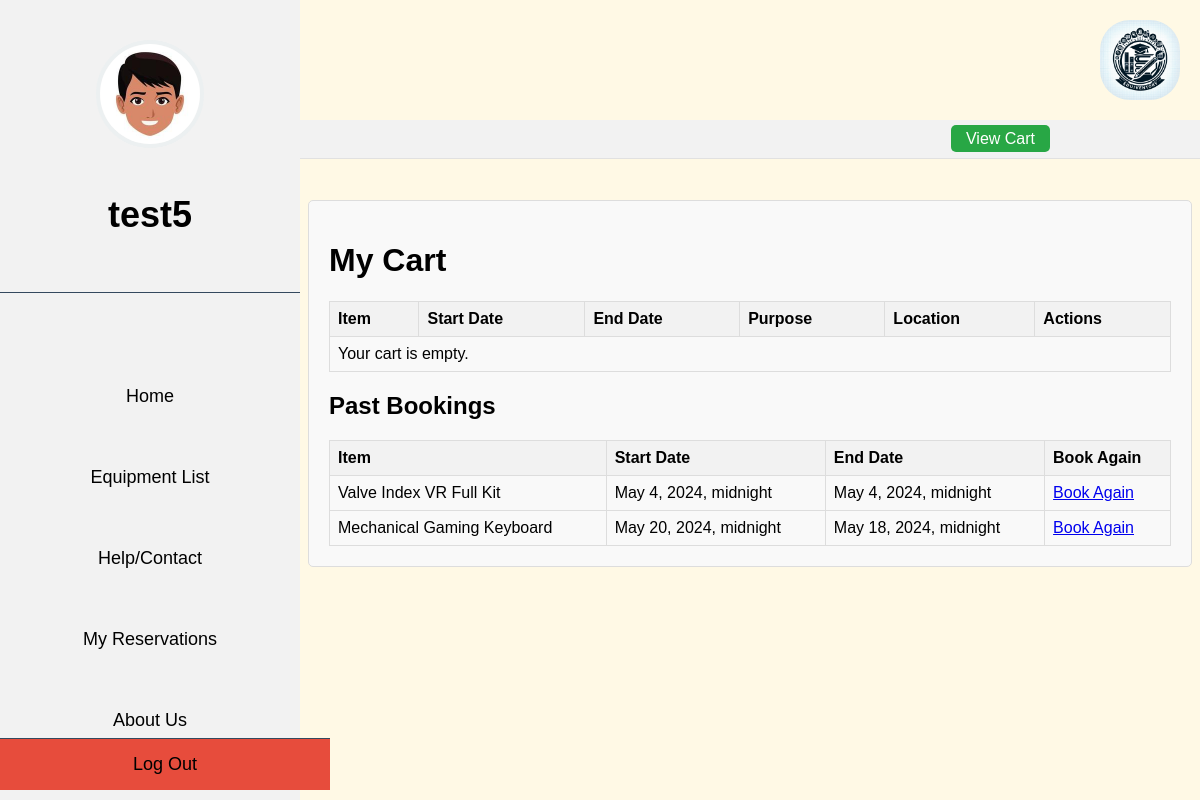
The page /cart/ (signed in) on the database its author committed.
### appOne/models.py (models this page shows, shortened)
class Reservation(models.Model):
    id = models.AutoField(primary_key=True)
    user = models.ForeignKey(User, on_delete=models.CASCADE, related_name='reservations',blank=True, null=True)
    booking_start_date = models.DateTimeField()
    booking_end_date = models.DateTimeField()
    alerts = models.TextField(blank=True, null=True)
    status = models.CharField(max_length=255, choices=[('pending', 'Pending'),('approved', 'Approved'), ('rejected', 'Rejected')],default='pending')
    purpose = models.TextField()
    equipment = models.ForeignKey(Equipment, on_delete=models.CASCADE, related_name='reservations', blank=False, null=False)

class Equipment(models.Model):
    id = models.AutoField(primary_key=True)
    type_of_device = models.CharField(max_length=255)
    image = models.ImageField(upload_to='appOne/images/')
    quantity = models.PositiveIntegerField()
    audit = models.DateField(help_text="Please enter the date in YYYY-MM-DD format.")
    device_name = models.CharField(max_length=255)
    status = models.CharField(max_length=255)
    comments = models.TextField(null=True, blank=True)
    location = models.CharField(max_length=255)
    onsite = models.BooleanField(default=True)
    availability = models.BooleanField(default=True)

### appOne/views.py (the view, shortened to what this page needs)
# urls.py: path('cart/', views.view_cart, name='view_cart'),
@login_required
def view_cart(request):
    cart = request.session.get('cart', {})
    cart_items = []
    past_reservations = Reservation.objects.filter(user=request.user, status='approved').select_related('equipment')
    past_reservations = [res for res in past_reservations if res.equipment and res.equipment.id]
    return render(request, 'appOne/cart.html', {
        'cart_items': cart_items,
        'past_reservations': past_reservations
    })

### appOne/templates/appOne/cart.html (shortened to what this page needs)
{% extends "main.html" %}
{% block content %}
{% load static %}
<link rel="stylesheet" href="{% static 'css/cart.css' %}">
<link rel="stylesheet" href="{% static 'css/sidebar.css' %}">
<link rel="stylesheet" href="{% static 'css/top-panel.css' %}">
{% include 'appOne/sidebar.html' %}
{% include 'appOne/top-panel.html' %}
<div class="cart-container">
    <h1>My Cart</h1>
    <table class="table table-hover">
        <thead>
            <tr>
                <th>Item</th>
                <th>Start Date</th>
                <th>End Date</th>
                <th>Purpose</th>
                <th>Location</th>
                <th>Actions</th>
            </tr>
        </thead>
        <tbody>
            {% for item in cart_items %}
            <tr>
                <td>{{ item.equipment.device_name }}</td>
                <td>{{ item.start_date }}</td>
                <td>{{ item.end_date }}</td>
                <td>{{ item.purpose }}</td>
                <td>{{ item.equipment.location }}</td>
                <td>
                    <form method="post" action="{% url 'remove_from_cart' item.equipment.id %}">
                        {% csrf_token %}
                        <input type="submit" value="Remove" class="btn btn-danger">
                    </form>
                </td>
            </tr>
            {% empty %}
            <tr><td colspan="6">Your cart is empty.</td></tr>
            {% endfor %}
        </tbody>
    </table>
    <h2>Past Bookings</h2>
    <table class="table">
        <thead>
            <tr>
                <th>Item</th>
                <th>Start Date</th>
                <th>End Date</th>
                <th>Book Again</th>
            </tr>
        </thead>
        <tbody>
          {% for booking in past_reservations %}
          <tr>
            <td>{{ booking.equipment.device_name }}</td>
            <td>{{ booking.booking_start_date }}</td>
            <td>{{ booking.booking_end_date }}</td>
            <td>
              {% if booking.equipment.id %}
              <a href="{% url 'equipment_detail' booking.equipment.id %}" class="btn btn-primary">Book Again</a>
              {% else %}
              Equipment details unavailable
              {% endif %}
            </td>
          </tr>
          {% empty %}
          <tr><td colspan="4">No past bookings found.</td></tr>
{% endfor %}
        </tbody>
    </table>
</div>
{% endblock content %}

### appOne/templates/appOne/sidebar.html (shortened to what this page needs)
{% load static %}
<link rel="stylesheet" href="{% static 'css/sidebar.css' %}">
<div class="sidebar">
    <div class="user-profile">
        <img src="{% static 'images/avatar.jpg' %}" alt="User Icon">
        <p>{{ request.user.username }}</p>
    </div>
    <div class="spacer" style="height: 48px;"></div>
    <div class="nav-links">
        {% if request.user.is_staff %}
            <a href="{% url 'homepage' %}" class="{% if request.resolver_match.url_name == 'admin_home' %}active{% endif %}">Home</a>
        {% else %}
            <a href="{% url 'homepage' %}" class="{% if request.resolver_match.url_name == 'user_home' %}active{% endif %}">Home</a>
        {% endif %}
        <a href="{% url 'equipment_list' %}" class="{% if request.resolver_match.url_name == 'equipment_list' %}active{% endif %}">Equipment List</a>
        {% if request.user.is_staff %}
            <a href="{% url 'management' %}" class="{% if request.resolver_match.url_name == 'management' %}active{% endif %}">Management</a>
            <a href="{% url 'generate_report' %}" class="{% if request.resolver_match.url_name == 'generate_report' %}active{% endif %}">Reports</a>
            <a href="{% url 'manage_booking' %}" class="{% if request.resolver_match.url_name == 'manage_booking' %}active{% endif %}">Manage Booking</a>
        {% else %}
            <div class="dropdown">
                <a href="#">Help/Contact</a>
            </div>
             <a href="{% url 'user_orders' %}" class="{% if request.resolver_match.url_name == 'user_orders' %}active{% endif %}">My Reservations</a>
        {% endif %}
        <a href="{% url 'about' %}" class="{% if request.resolver_match.url_name == 'about' %}active{% endif %}">About Us</a>
        <a href="{% url 'logout' %}" class="btn-logout">Log Out</a>
    </div>
</div>

### appOne/static/css/maincss.css (style rules this page uses)
body { background-color: #fff9e5; font-family: Arial, sans-serif; }

### appOne/static/css/cart.css (style rules this page uses)
.cart-container { margin-top: 200px; margin-left: 300px; padding: 20px; background-color: #f9f9f9; border: 1px solid #ddd; border-radius: 5px; }
table { width: 100%; border-collapse: collapse; margin-top: 20px; }
table th { background-color: #f2f2f2; border: 1px solid #ddd; padding: 8px; text-align: left; }
table td { border: 1px solid #ddd; padding: 8px; }

### appOne/static/css/sidebar.css (style rules this page uses)
.sidebar { background-color: #f2f2f2 ; color: #ECF0F1; width: 300px; height: 100vh; position: fixed; top: 0; left: 0; overflow-x: hidden; padding-top: 20px; z-index: 1000; width: 300px; text-align: center; overflow: visible; }
.sidebar a { padding: 15px; text-decoration: none; font-size: 18px; color: black; display: block; transition: 0.3s; margin-top: 30px; margin-bottom: 10px; }
.user-profile { padding: 20px 0; display: flex; flex-direction: column; align-items: center; border-bottom: 1px solid #34495E; }
.user-profile img { width: 100px; height: 100px; border-radius: 50%; border: 4px solid #ECF0F1; margin-bottom: 10px; }
.user-profile p { color: black; font-weight: bold; font-size: 36px; }
.btn-logout { position: absolute; bottom: 20px; left: 0; width: 300px; background-color: #E74C3C; padding: 10px 0; border-top: 1px solid #34495E; text-align: center; font-size: 18px; font-weight: 500; transition: background-color 0.3s; }
.dropdown { position: relative; display: block; }

### appOne/static/css/top-panel.css (style rules this page uses)
body { font-family: Arial, sans-serif; }

### rows shown on the page
Reservation: equipment.device_name "Valve Index VR Full Kit", booking_start_date "May 4, 2024, midnight", booking_end_date "May 4, 2024, midnight", shows "Book Again"
Reservation: equipment.device_name "Mechanical Gaming Keyboard", booking_start_date "May 20, 2024, midnight", booking_end_date "May 18, 2024, midnight", shows "Book Again"

### other values the page prints
{{ request.user.username }} "test5"
